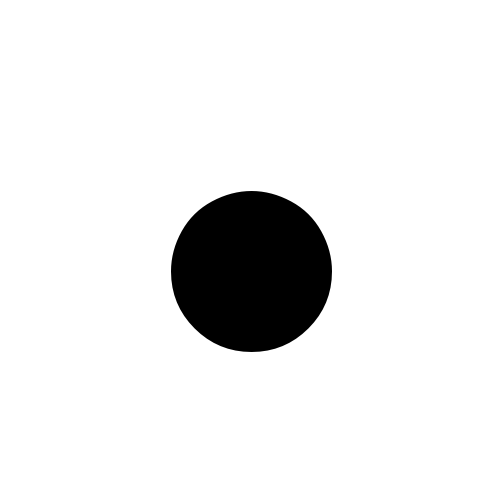
%> input picture Cubes_Evolution/HandCoding/DCT/Circle.png, 500 x 500 px
$ octave DCT_Demonstration.m   (GNU Octave 9; MATLAB toolbox functions it lacks are replaced by stand-ins)
%> lines starting %> are read from the running program, lines starting %| are printed output that depends on the picture
%%
clear; clc; close all;
%% Read image
I = imread('Circle.png');
%> I is the input picture: size 500x500x3 uint8; min 0, max 255, mean 234.2
%% Apply DCT
J = dct2(I);
%% Draw heatmap before filter
figure
imshow(log(abs(J)),[])
colormap(gca,jet(64))
colorbar
%% Filter
J(abs(J) < 2500) = 0;
%% Draw hearmap before filter
figure
imshow(log(abs(J)),[])
colormap(gca,jet(64))
colorbar
%% Inverse transform
K = idct2(J);
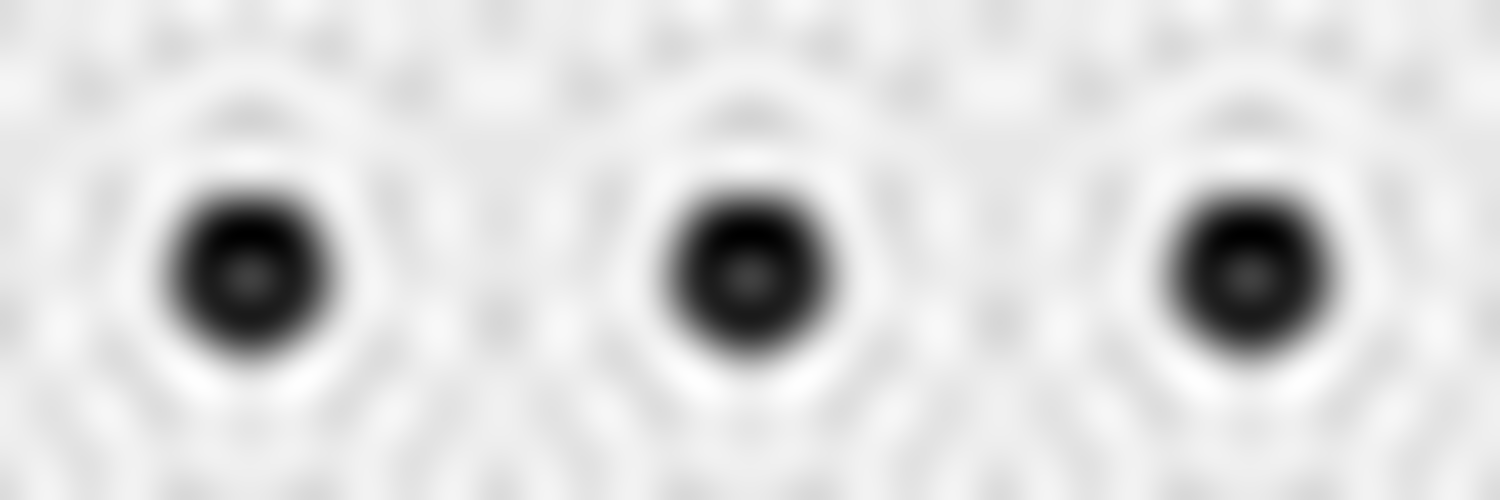
%> K: size 500x1500 double; min -53.19, max 282.2, mean 234.2; drawn with min black and max white
%% Plot
figure
imshowpair(I,K,'montage')
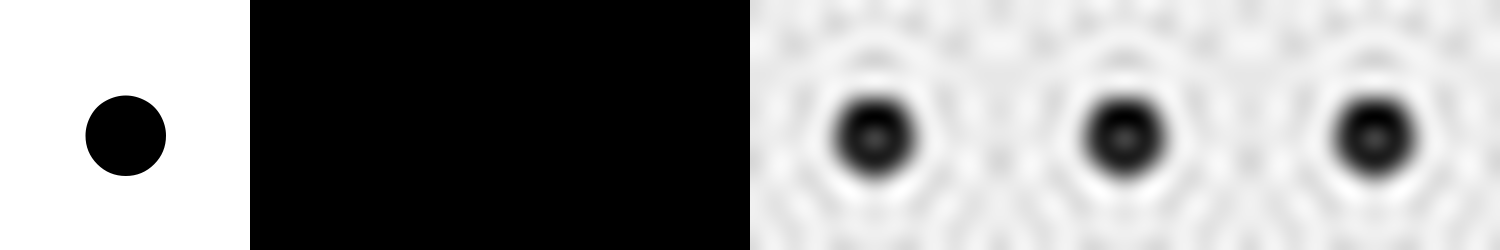
%> displayed picture: size 500x3000x3, on the screen's scale of 0 to 255 (shown at 1/2 size); min 0, max 255, mean 148.3
title('Original Grayscale Image (Left) and Processed Image (Right)');
